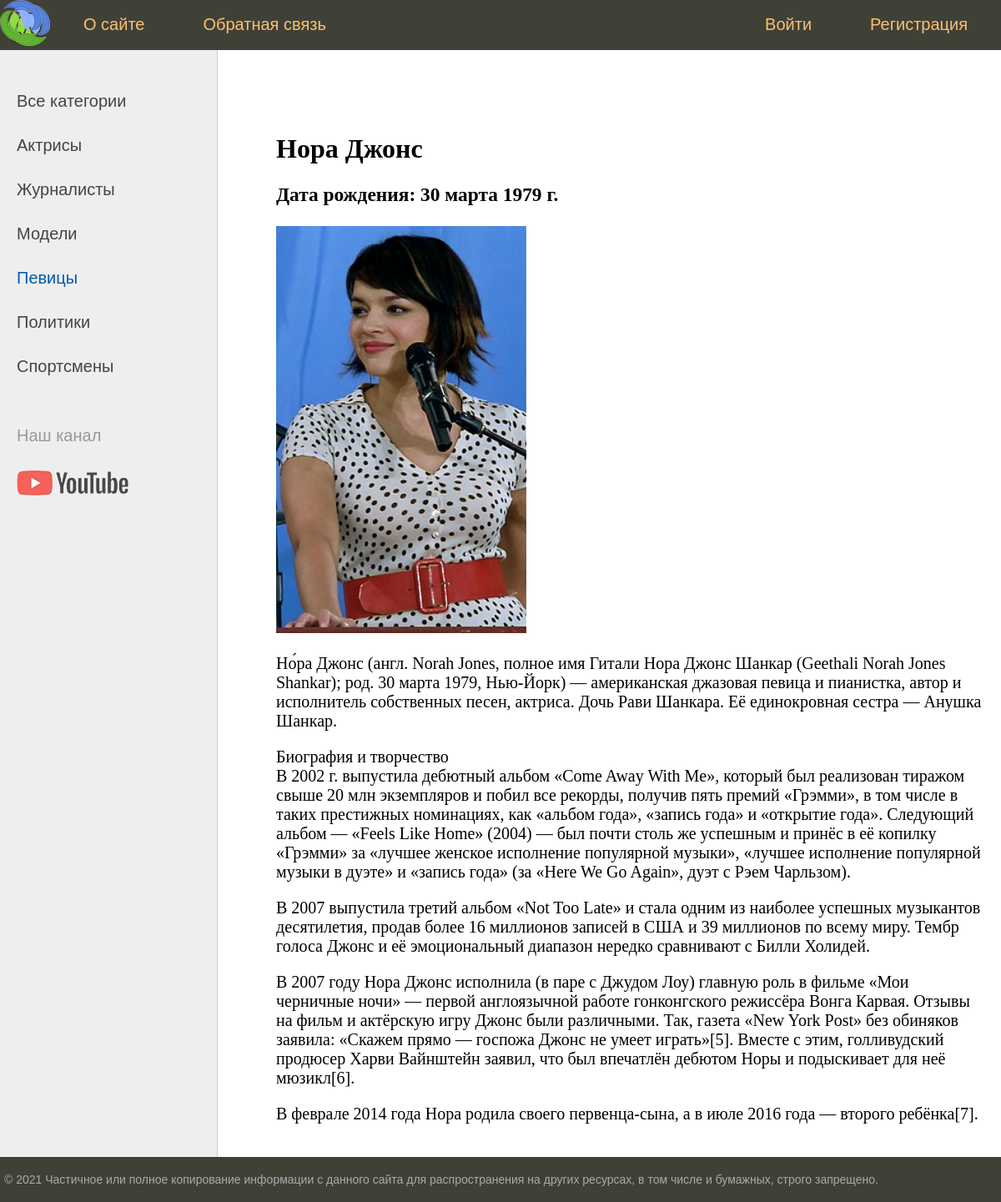
Screenshot of /post/nora-dzhons/ with the database file from the repository.
### women/models.py (models this page shows, shortened)
class Category(models.Model):
    name = models.CharField(max_length=255, db_index=True)
    slug = models.SlugField(max_length=255, unique=True, db_index=True, verbose_name="URL")
    class Meta:
        verbose_name = 'Категория'
        verbose_name_plural = 'Категории'
    def get_absolute_url(self):
        return reverse('women:category', kwargs={'cat_slug':self.slug});

class Women(models.Model):
    title = models.CharField(max_length=255, verbose_name="Имя")
    slug = models.SlugField(max_length=255, unique=True, db_index=True, verbose_name="URL")
    content = models.TextField(blank=True, verbose_name="Содержимое")
    birthday = models.DateField(null=True, blank=True, verbose_name="День рождения")
    photo = models.ImageField(upload_to="photos/%Y/%m/%d/", null=True, blank=True, verbose_name="Фото")
    time_create = models.DateTimeField(auto_now_add=True, verbose_name="Создано")
    time_update = models.DateTimeField(auto_now=True, verbose_name="Изменено")
    is_published = models.BooleanField(default=True, verbose_name="Опубликовано")
    cat = models.ForeignKey('Category', on_delete=models.PROTECT,  verbose_name="Категория")
    foreign_agency = models.BooleanField(default=False, verbose_name="Признана иностранным агентом")
    class Meta:
        verbose_name = 'Известные женщины'
        verbose_name_plural = 'Известные женщины'
        ordering = ['id']
    def __str__(self):
        return self.title;

### women/views.py (the view)
# urls.py: path('post/<slug:post_slug>/', ShowPost.as_view(), name='post'),
class ShowPost(DataMixin, DetailView):
    model = Women
    template_name = 'women/post.html'
    context_object_name = 'w'
    allow_empty = False
    slug_url_kwarg = 'post_slug'
    def get_context_data(self, *, object_list=None, **kwargs):
        context = super().get_context_data(**kwargs)
        context['cat_slug_selected'] = context['w'].cat.slug
        context['strftime']=strftime
        c_def = self.get_basic_data(title=context['w'])
        return {**context, **c_def}

### women/templatetags/women_tags.py (called while the page is built)
@register.inclusion_tag('women/list_categories.html')
def categories_list(sort_params=None, cat_slug_selected=0):
    if not sort_params:
        cats = Category.objects.all()
    else:
        cats = Category.objects.order_by(sort_params)
    return { 'cats':  cats, 'cat_slug_selected': cat_slug_selected }

### women/utils.py (called while the page is built)
    def get_basic_data(self, **kwargs):
        context = kwargs
        cats = cache.get('cats')
        if not cats:
            cats = Category.objects.annotate(Count('women'))
            cache.set('cats',cats, 60)
        user_menu = menu.copy()
        if not self.request.user.is_authenticated:
           del user_menu[1]
        context['menu']=user_menu
        context['cats']=cats
        if 'cat_selected' not in context:
            context['cat_selected']=0
        return context

### women/templates/women/post.html (shortened to what this page needs)
{% extends 'women/base.html' %}
{% block content %}
<div>
    <h1>{{w.title}}</h1>
	{% if w.birthday  %}
		<h3>Дата рождения: <span>{{ w.birthday }} </span></h3>
	{% endif %}
	{% if w.photo %}
		<img src="{{w.photo.url}}" width="300px"/>
	{% endif %}
	{% autoescape on %}
	<p class="link-read-post">{{w.content|linebreaks}}</p>
	{% endautoescape %}
</div>
{% endblock %}

### women/templates/women/list_categories.html
{% if cat_slug_selected == 0 %}
	<li class="selected">Все категории</li>
{% else %}
	<li><a href="{% url 'women:home' %}">Все категории</a></li>
{% endif %}
{% for cat in cats %}
	{% if cat.slug == cat_slug_selected %}
		<li class="selected">{{ cat.name }}</li>
	{% else %}
		<li><a href="{{ cat.get_absolute_url }}">{{ cat.name }}</a></li>
	{% endif %}
{% endfor %}

### women/static/women/css/styles.css (style rules this page uses)
html, body { font-family: 'Arial'; margin: 0; padding: 0; height: 100%; width: 100%; color: #444; }
a { color: #0059b2; text-decoration: none; }
img { max-width: 600px; height: auto; }
p.link-read-post { text-align: right; }
.left-chapters ul li { margin: 30px 0 0 0; color: #999; }
.left-chapters ul li.selected { color: #0059b2; }
.left-chapters ul li a { color: #444; text-decoration: none; }
.content-text h1 { font-size: 32px; }

### rows the page displays
Category: name "Актрисы"
Category: name "Журналисты"
Category: name "Модели"
Category: name "Певицы"
Category: name "Политики"
Category: name "Спортсмены"
Women: title "Нора Джонс", birthday "30 марта 1979 г.", photo (picture), content "Но́ра Джонс (англ. Norah Jones, полное имя Гитали Нора Джонс Шанкар (Geethali Norah Jones Shankar); род. 30 марта 1979, Нью-Йорк) — американская джазовая певица и пианистка, автор и исполнитель собственных песен, актриса. Дочь Рави Шанкара. Её единокровная сестра — Анушка Шанкар. Биография и творчество В 2002 г. выпустила дебютный альбом «Come Away With Me», который был реализован тиражом свыше 20 млн экземпляров и побил все рекорды, получив пять премий «Грэмми», в том числе в таких престижных номинациях, как «альбом года», «запись года» и «открытие года». Следующий альбом — «Feels Like Home» (2004) — был почти столь же успешным и принёс в её копилку «Грэмми» за «лучшее женское исполнение…"

### other values shown
{{ mi.title }} "О сайте" "Обратная связь"
